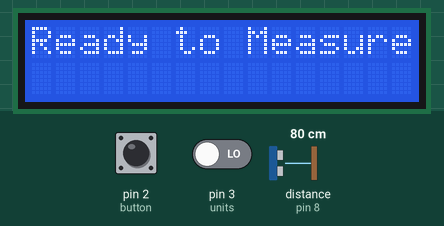
Recording of a sketch running on a simulated Arduino Uno, built with avr-gcc and run on an emulated ATmega328P. On the bench: 16×2 character LCD. Inputs (shaded band) come from the test bench; at power-on: pin 2 (button) LOW, pin 3 (units) LOW, distance to the obstacle (sensor on pin 8) 80 cm. The echo pulse lasts 58.3 µs per cm.

Above: at 1.2 s.
1.3 s: pin 2 (button) pulled HIGH for 0.15 s
At 1.6 s:
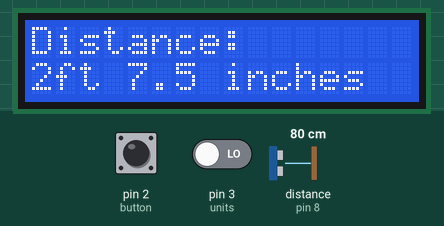
2.9 s: pin 3 (units) driven HIGH
At 3.8 s:
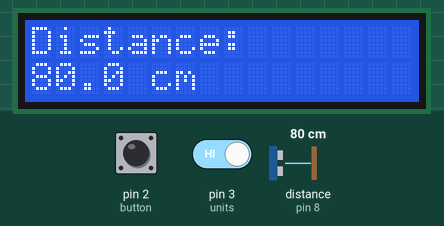
Timing chart, 0 to 5.9 s (numbered marks = the images above; inputs shaded):
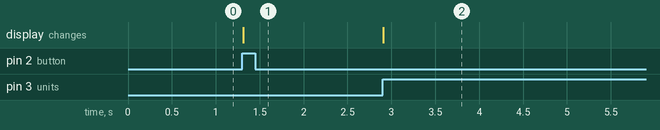

The sketch:

DigitalTapeMeasure.ino
```cpp
#include <LiquidCrystal.h>
#define trigPin 9
#define echoPin 8
#define button 2
#define units 3

double fps = 1125.33;  //speed of sound in feet per second
double mps = 343.0;  //speed of sound in meters per second
double fudgeFactor = 1.0;  //scaling factor to account for systematic bias
double timeConversion = 2000000.0;//conversion from microseconds with factor of 2 for round trip
long duration;//variable to store length of time
bool siUnits;

LiquidCrystal lcd(13, 11, 5, 4, 7, 6);

void setup() {
  lcd.begin(16, 2);
  Serial.begin (9600);
  pinMode(trigPin, OUTPUT);
  pinMode(echoPin, INPUT);
  pinMode(button, INPUT);
  pinMode(units, INPUT);
  siUnits = true;
  attachInterrupt(digitalPinToInterrupt(button), Measure, RISING);
  attachInterrupt(digitalPinToInterrupt(units), Units, RISING);
  PrintLCD("Ready to Measure!", "");
}

void loop() {
}

void Measure(){
  digitalWrite(trigPin, LOW);  // Added this line
  delayMicroseconds(10); // Added this line
  digitalWrite(trigPin, HIGH);
  delayMicroseconds(10); // Added this line
  digitalWrite(trigPin, LOW);
  duration = pulseIn(echoPin, HIGH);
  if(siUnits){
    WriteSI();
  }
  else{
    WriteMetric();
  }
}

void PrintLCD(String top, String bottom){
  lcd.clear();
  lcd.setCursor(0, 0);
  lcd.print(top);
  lcd.setCursor(0, 1);
  lcd.print(bottom);
}

void Units(){
  if(siUnits){
    siUnits = false;
    if(duration != 0){
      WriteMetric();
    }
  }
  else{
    siUnits = true;
    if(duration != 0){
      WriteSI();
    }
  }
}

void WriteSI(){
  double distanceInch = (duration * fps * 12.0)/timeConversion * fudgeFactor;
  int feet = floor(distanceInch/12);
  float inch = distanceInch - feet*12.0;
  PrintLCD("Distance:", String(feet) + "ft " + String(inch, 1) + " inches");
}

void WriteMetric(){
  double distanceCM = (duration * mps * 100)/timeConversion*fudgeFactor;
  PrintLCD("Distance:", String(distanceCM, 1) + " cm");
}
```

Measured:
- after the input at 1.3 s, the display: changes at once (image 1)
- after the input at 2.9 s, the display: changes at once (image 2)
